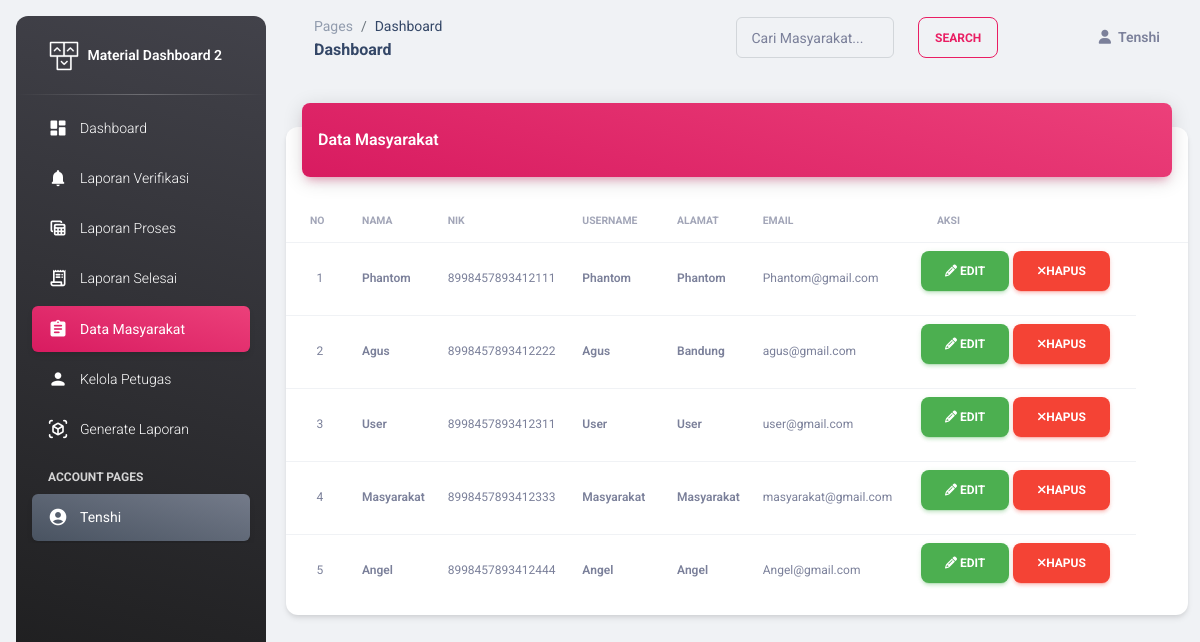
Screenshot of /operator/data_user.php (signed in) with the database file from the repository.
### tables this page shows
CREATE TABLE `masyarakat` (
  `nik` char(16) NOT NULL,
  `nama` varchar(35) NOT NULL,
  `alamat` text NOT NULL,
  `username` varchar(25) NOT NULL,
  `password` varchar(32) NOT NULL,
  `email` varchar(35) NOT NULL
);

### operator/data_user.php (the view, shortened to what this page needs)
<?php
include '../config/koneksi.php';
if($_SESSION['level'] == 'petugas'){
	header ("location: index.php");
	}else{
?>
<!DOCTYPE html>
<html lang="en">
<head>
  <link href="../assets/css/nucleo-icons.css" rel="stylesheet" />
  <link href="../assets/css/nucleo-svg.css" rel="stylesheet" />
  <link id="pagestyle" href="../assets/css/material-dashboard.css?v=3.0.4" rel="stylesheet" />
</head>
<body class="g-sidenav-show  bg-gray-200">
  <aside class="sidenav navbar navbar-vertical navbar-expand-xs border-0 border-radius-xl my-3 fixed-start ms-3   bg-gradient-dark" id="sidenav-main">
    <div class="sidenav-header">
      <a class="navbar-brand m-0" href=" https://demos.creative-tim.com/material-dashboard/pages/dashboard " target="_blank">
        <img src="../assets/img/logo-ct.png" class="navbar-brand-img h-100" alt="main_logo">
        <span class="ms-1 font-weight-bold text-white">Material Dashboard 2</span>
      </a>
    </div>
    <hr class="horizontal light mt-0 mb-2">
    <div class="collapse navbar-collapse  w-auto " id="sidenav-collapse-main">
      <ul class="navbar-nav">
        <li class="nav-item">
          <a class="nav-link text-white" href="index.php">
            <div class="text-white text-center me-2 d-flex align-items-center justify-content-center">
              <i class="material-icons opacity-10">dashboard</i>
            </div>
            <span class="nav-link-text ms-1">Dashboard</span>
          </a>
        </li>
        <li class="nav-item">
          <a class="nav-link text-white" href="laporan_verif.php">
            <div class="text-white text-center me-2 d-flex align-items-center justify-content-center">
              <i class="material-icons opacity-10">notifications</i>
            </div>
            <span class="nav-link-text ms-1">Laporan Verifikasi</span>
          </a>
        </li>
        <li class="nav-item">
          <a class="nav-link text-white" href="laporan.php">
            <div class="text-white text-center me-2 d-flex align-items-center justify-content-center">
              <i class="material-icons opacity-10">table_view</i>
            </div>
            <span class="nav-link-text ms-1">Laporan Proses</span>
          </a>
        </li>
        <li class="nav-item">
          <a class="nav-link text-white" href="laporan_selesai.php">
            <div class="text-white text-center me-2 d-flex align-items-center justify-content-center">
              <i class="material-icons opacity-10">receipt_long</i>
            </div>
            <span class="nav-link-text ms-1">Laporan Selesai</span>
          </a>
        </li>
        <li class="nav-item">
           <a class="nav-link text-white active bg-gradient-primary" href="data_user.php">
            <div class="text-white text-center me-2 d-flex align-items-center justify-content-center">
              <i class="material-icons opacity-10">assignment</i>
            </div>
            <span class="nav-link-text ms-1">Data Masyarakat</span>
          </a>
        </li>
        <li class="nav-item">
          <a class="nav-link text-white " href="data_operator.php">
            <div class="text-white text-center me-2 d-flex align-items-center justify-content-center">
              <i class="material-icons opacity-10">person</i>
            </div>
            <span class="nav-link-text ms-1">Kelola Petugas</span>
          </a>
        </li>
        <li class="nav-item">
          <a class="nav-link text-white " href="generate.php">
            <div class="text-white text-center me-2 d-flex align-items-center justify-content-center">
              <i class="material-icons opacity-10">view_in_ar</i>
            </div>
            <span class="nav-link-text ms-1">Generate Laporan</span>
          </a>
        </li>
        <li class="nav-item mt-3">
          <h6 class="ps-4 ms-2 text-uppercase text-xs text-white font-weight-bolder opacity-8">Account pages</h6>
        </li>
        <li class="">
          <a class="nav-link active bg-gradient-secondary text-white">
            <div class="text-white text-center me-2 d-flex align-items-center justify-content-center">
              <i class="material-icons opacity-10">account_circle</i>
            </div>
            <span class="nav-link-text ms-1"><?php echo $_SESSION['nama_petugas'];?></span>
          </a>
        </li>
      </ul>
    </div>
  </aside>
  <main class="main-content position-relative max-height-vh-100 h-100 border-radius-lg ">
        <nav class="navbar navbar-main navbar-expand-lg px-0 mx-4 shadow-none border-radius-xl" id="navbarBlur" data-scroll="true">
      <div class="container-fluid py-1 px-3">
        <nav aria-label="breadcrumb">
          <ol class="breadcrumb bg-transparent mb-0 pb-0 pt-1 px-0 me-sm-6 me-5">
            <li class="breadcrumb-item text-sm"><a class="opacity-5 text-dark" href="javascript:;">Pages</a></li>
            <li class="breadcrumb-item text-sm text-dark active" aria-current="page">Dashboard</li>
          </ol>
          <h6 class="font-weight-bolder mb-0">Dashboard</h6>
        </nav>
        <div class="collapse navbar-collapse mt-sm-0 mt-2 me-md-0 me-sm-4" id="navbar">
          <form action="" method="post" class="ms-md-auto pe-md-4 d-flex justify-content-between">
            <div class="input-group input-group-outline me-4">
                <label class="form-label">Cari Masyarakat...</label>
                <input type="text" name="cr" class="form-control">
            </div>
            <div class="input-group input-group-outline">
               <input type="submit" value="search" class="btn btn-outline-primary btn-sm mb-0 me-5">
            </div>
          </form>
          <ul class="navbar-nav  justify-content-end">
          <ul class="navbar-nav  justify-content-end">
            <li class="nav-item d-flex align-items-center">
              <div class="nav-link text-body font-weight-bold px-0">
                <i class="fa fa-user me-sm-1"></i>
                <span class="d-sm-inline d-none"><?php echo $_SESSION['nama_petugas'];?></span>
              </div>
            </li>
              </ul>
          </ul>
        </div>
      </div>
    </nav>
  <main class="main-content mt-1">
    <section>
    <div class="container-fluid py-4">
      <div class="row">
        <div class="col-12">
          <div class="card my-4">
            <div class="card-header p-0 position-relative mt-n4 mx-3 z-index-2">
              <div class="bg-gradient-primary shadow-primary border-radius-lg pt-4 pb-3">
                <h6 class="text-white text-capitalize ps-3">Data Masyarakat</h6>
              </div>
            </div>
            <div class="card-body px-0 pb-2">
              <div class="table-responsive p-0">
                <table class="table align-items-center mb-0">
                  <thead>
                    <tr>
                      <th class="text-uppercase text-secondary text-xxs font-weight-bolder opacity-7">No</th>
                      <th class="text-uppercase text-secondary text-xxs font-weight-bolder opacity-7 ps-2">Nama</th>
                      <th class="text-uppercase text-secondary text-xxs font-weight-bolder opacity-7 ps-2">NIK</th>
                      <th class="text-uppercase text-secondary text-xxs font-weight-bolder opacity-7 ps-2">Username</th>
                      <th class="text-uppercase text-secondary text-xxs font-weight-bolder opacity-7 ps-2">Alamat</th>
                      <th class="text-uppercase text-secondary text-xxs font-weight-bolder opacity-7 ps-2">Email</th>
                      <th class="text-uppercase text-secondary text-xxs font-weight-bolder opacity-7">Aksi</th>
                      <th class="text-secondary opacity-7"></th>
                    </tr>
                  </thead>
                  <tbody>
<?php
$batas =6;
$halaman = @$_GET['halaman'];
if(empty($halaman)){
	$posisi = 0;
    }
	else{
		$posisi = ($halaman-1) * $batas;
	}
$no =1 +$posisi;
$cari = $_POST ['cr'];
if ($cari !=''){
$query = mysqli_query ($conn, "SELECT * FROM masyarakat WHERE nik LIKE '%".$cari."%'
	OR nama LIKE '%".$cari."%' OR alamat LIKE '%".$cari."%'");}else{
	$query = mysqli_query ($conn, "SELECT * FROM masyarakat LIMIT $posisi,$batas");
}
if (mysqli_num_rows ($query)){
while ($data = mysqli_fetch_array($query)){
?>
<tr>
<td class="text-xs text-secondary mb-0" align="center"><?=$no++ ?></td>
<td class="text-secondary text-xs font-weight-bold"><?php echo $data['nama'] ?></td>
<td class="text-xs text-secondary mb-0"><?php echo $data['nik'] ?></td>
<td class="text-xs font-weight-bold mb-0"><?=$data ['username'] ?></td>
<td class="text-xs font-weight-bold mb-0"><?=$data ['alamat'] ?></td>
<td class="text-xs text-secondary mb-0"><?=$data ['email'] ?></td>
<form method="post" action="edit_selesai.php?id=<?php echo $data['nik'] ?>">
    <td>
    <a class="btn btn-success" href="edit_user.php?id=<?php echo $data['nik'] ?>" role="button"><i class="fa fa-pencil"></i> Edit</a>
<a onClick="return confirm('Yakin Ingin Menghapus?')" class="btn btn-danger" href="process/hapus_user.php?idd=<?php echo $data['nik'] ?>" role="button"><i class="fa fa-remove"></i>Hapus</a>
</form></td>
<?php }}else{
	echo '<tr><td colspan="10" align="center">Data Tidak Ditemukan</td></tr>';
}?>
                  </tbody>
                </table>
              </div>
            </div>
          </div>
        </div>
      </div>
    </section>
  </main>
</body>
</html>
<?php } ?>

### rows the page displays
masyarakat: nama "Phantom", nik "8998457893412111", username "Phantom", alamat "Phantom", email "Phantom@gmail.com"
masyarakat: nama "Agus", nik "8998457893412222", username "Agus", alamat "Bandung", email "agus@gmail.com"
masyarakat: nama "User", nik "8998457893412311", username "User", alamat "User", email "user@gmail.com"
masyarakat: nama "Masyarakat", nik "8998457893412333", username "Masyarakat", alamat "Masyarakat", email "masyarakat@gmail.com"
masyarakat: nama "Angel", nik "8998457893412444", username "Angel", alamat "Angel", email "Angel@gmail.com"

### other values shown
$_SESSION['nama_petugas'] "Tenshi"
